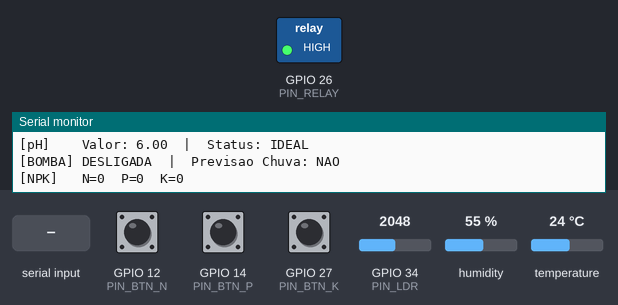
This sketch was run on a simulated ESP32. On the bench: switched loads named in the sketch (green lamp = pin HIGH), the last lines printed to the serial monitor. The test bench sets the inputs (shaded band); at power-on: humidity 55 %, GPIO 12 (PIN_BTN_N) HIGH, GPIO 14 (PIN_BTN_P) HIGH, GPIO 27 (PIN_BTN_K) HIGH, GPIO 34 (PIN_LDR) = 2048, temperature 24 °C.

Above: at 3.2 s.
3.3 s: humidity set to 41 %
7.2 s: humidity set to 38 %
At 10.6 s:
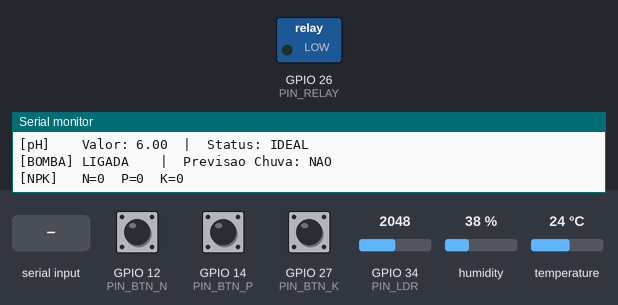
15.5 s: "CHUVA_ON\n" received over Serial
At 17.2 s:
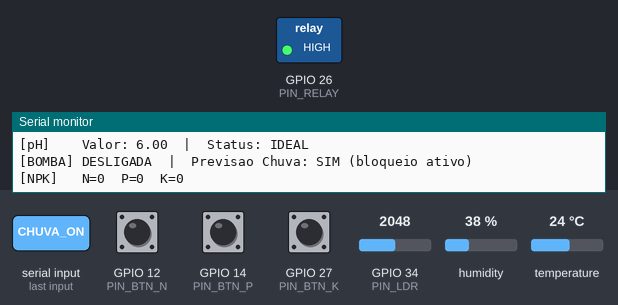
17.5 s: "CHUVA_OFF\n" received over Serial
At 19.1 s:
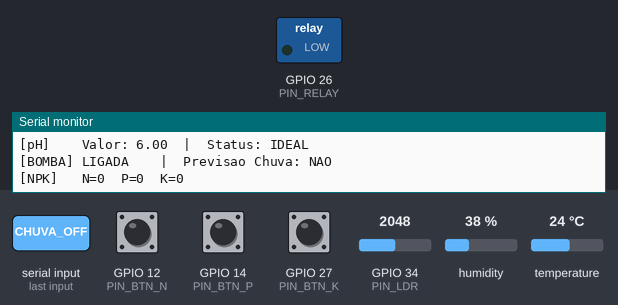
19.5 s: humidity set to 68 %
23.2 s: humidity set to 71 %
At 26.5 s:
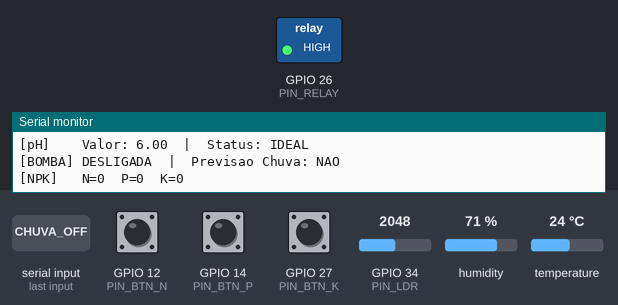
Timing chart, 0 to 28.0 s (numbered marks = the images above; inputs shaded):
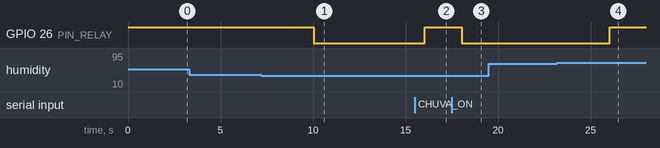

Measured:
- the behaviour switches between 40 and 39 % on humidity (found by bisection; images 0 and 1)
- the behaviour switches between 69 and 70 % on humidity (found by bisection; images 3 and 4)
- after the input at 7.2 s, GPIO 26 (PIN_RELAY): HIGH → LOW after 2.8 s
- after the input at 15.5 s, GPIO 26 (PIN_RELAY): LOW → HIGH after 0.53 s
- after the input at 17.5 s, GPIO 26 (PIN_RELAY): HIGH → LOW after 0.53 s
- after the input at 23.2 s, GPIO 26 (PIN_RELAY): LOW → HIGH after 2.8 s

The sketch:

sketch.ino
```cpp
// =============================================================================
// FARMTECH SOLUTIONS - Sistema de Irrigação e Monitoramento Automatizado
// FIAP - Fase 3 - Engenharia de Software
// Plataforma: ESP32 (30 pinos) | Simulador: Wokwi
//
// ARQUITETURA DO SISTEMA:
//   - DHT22      → Pino 4  : Leitura de Umidade e Temperatura
//   - Relé Azul  → Pino 26 : Controle da Bomba de Irrigação
//   - Botão N    → Pino 12 : Nitrogênio  (simula aplicação de nutriente)
//   - Botão P    → Pino 14 : Fósforo     (simula aplicação de nutriente)
//   - Botão K    → Pino 27 : Potássio    (CORRIGIDO - era ligado no pino 14)
//   - LDR Azul   → Pino 34 : Sensor ADC auxiliar / pH base inicial
//
// REGRAS DE NEGÓCIO:
//   1. IRRIGAÇÃO: A bomba liga se umidade < 40% E previsão de chuva = FALSO
//   2. IRRIGAÇÃO: A bomba desliga se umidade >= 70% (segurança contra alagamento)
//   3. pH DINÂMICO: O botão K (Potássio) eleva o pH (+0.1 por ciclo) se pH < 7.0
//   4. pH DINÂMICO: O botão N (Nitrogênio) reduz o pH (-0.05 por ciclo) simulando acidificação
//   5. pH DINÂMICO: O botão P (Fósforo) tem efeito neutro no pH (apenas registra aplicação)
//   6. PREVISÃO CHUVA: Controlada via comando Serial ("CHUVA_ON" / "CHUVA_OFF")
//   7. NUTRIENTES: Cada botão incrementa seu contador a cada ciclo enquanto pressionado
// =============================================================================

#include <DHT.h>

// ---------------------------------------------------------------------------
// DEFINIÇÃO DE PINOS
// ---------------------------------------------------------------------------
#define PIN_DHT       4     // DHT22 - Sensor de Umidade/Temperatura
#define PIN_RELAY     26    // Relé  - Bomba de Irrigação (ATIVO em LOW)
#define PIN_BTN_N     12    // Botão Branco - Nitrogênio
#define PIN_BTN_P     14    // Botão Cinza  - Fósforo
#define PIN_BTN_K     27    // Botão Vermelho - Potássio *** PINO CORRIGIDO ***
#define PIN_LDR       34    // LDR   - Leitura ADC para base do pH

// ---------------------------------------------------------------------------
// CONSTANTES DO SISTEMA
// ---------------------------------------------------------------------------
#define DHT_TYPE        DHT22
#define INTERVALO_LOOP  2000    // Ciclo de leitura: 2 segundos

// Faixas de umidade para controle da bomba
#define UMIDADE_MIN_LIGAR   40.0   // Abaixo disso → Liga a bomba
#define UMIDADE_MAX_DESLIGAR 70.0  // Acima disso  → Desliga a bomba (proteção)

// Faixas ideais de pH para o solo (cultura genérica)
#define PH_IDEAL_MIN    6.0
#define PH_IDEAL_MAX    7.5

// Efeito dos botões sobre o pH por ciclo de 2s
#define PH_EFEITO_K    +0.10   // Potássio alcaliniza → sobe o pH
#define PH_EFEITO_N    -0.05   // Nitrogênio acidifica → desce o pH ligeiramente
#define PH_EFEITO_P     0.00   // Fósforo não altera pH diretamente

// Limites físicos do pH (0-14)
#define PH_MINIMO   3.0
#define PH_MAXIMO  10.0

// ---------------------------------------------------------------------------
// VARIÁVEIS GLOBAIS DE ESTADO
// ---------------------------------------------------------------------------
DHT dht(PIN_DHT, DHT_TYPE);

float     g_umidade          = 0.0;
float     g_temperatura      = 0.0;
float     g_ph               = 6.0;    // pH inicial (levemente ácido - solo típico)
bool      g_bomba_ligada     = false;
bool      g_previsao_chuva   = false;  // Controlada pelo Monitor Serial

// Contadores de nutrientes aplicados (acumulados na sessão)
int       g_cnt_nitrogenio   = 0;
int       g_cnt_fosforo      = 0;
int       g_cnt_potassio     = 0;

unsigned long g_ultimo_ciclo = 0;

// ---------------------------------------------------------------------------
// PROTÓTIPOS DE FUNÇÕES
// ---------------------------------------------------------------------------
void lerSensores();
void processarBotoes();
void controlarBomba();
void verificarComandoSerial();
void imprimirRelatorio();
float mapearLDRparaPH(int ldrRaw);

// =============================================================================
// SETUP
// =============================================================================
void setup() {
  Serial.begin(115200);
  dht.begin();

  // Configura pinos dos botões com pull-up interno
  // (Botão conecta o pino ao GND quando pressionado → leitura LOW = pressionado)
  pinMode(PIN_BTN_N, INPUT_PULLUP);
  pinMode(PIN_BTN_P, INPUT_PULLUP);
  pinMode(PIN_BTN_K, INPUT_PULLUP);

  // Relé: inicia DESLIGADO. Relés de módulo azul são ativos em LOW.
  pinMode(PIN_RELAY, OUTPUT);
  digitalWrite(PIN_RELAY, HIGH); // HIGH = Relé desligado (bomba OFF)

  // LDR: Pino 34 é ADC-only no ESP32, não precisa de pinMode

  Serial.println("==============================================");
  Serial.println("  FARMTECH SOLUTIONS - Sistema Inicializado  ");
  Serial.println("==============================================");
  Serial.println("Comandos disponíveis via Monitor Serial:");
  Serial.println("  CHUVA_ON  → Ativa previsao de chuva (bloqueia irrigacao)");
  Serial.println("  CHUVA_OFF → Remove previsao de chuva");
  Serial.println("----------------------------------------------");
  Serial.println("Aguardando primeiro ciclo de leitura...");
  Serial.println();

  delay(2000); // Aguarda DHT22 estabilizar
}

// =============================================================================
// LOOP PRINCIPAL
// =============================================================================
void loop() {
  // Processa comandos do Monitor Serial em qualquer momento (não bloqueia)
  verificarComandoSerial();

  // Executa lógica principal a cada INTERVALO_LOOP milissegundos
  unsigned long agora = millis();
  if (agora - g_ultimo_ciclo >= INTERVALO_LOOP) {
    g_ultimo_ciclo = agora;

    lerSensores();        // 1. Lê DHT22 e LDR
    processarBotoes();    // 2. Processa botões e ajusta pH dinamicamente
    controlarBomba();     // 3. Aplica regra de negócio da bomba
    imprimirRelatorio();  // 4. Imprime estado completo no Serial
  }
}

// =============================================================================
// FUNÇÕES
// =============================================================================

/**
 * lerSensores()
 * Lê o DHT22 (umidade e temperatura) e o LDR (pH base).
 * O pH via LDR serve como "piso" de referência; os botões o ajustam dinamicamente.
 */
void lerSensores() {
  float h = dht.readHumidity();
  float t = dht.readTemperature();

  // Valida leitura do DHT22 (pode falhar e retornar NaN)
  if (!isnan(h)) g_umidade     = h;
  if (!isnan(t)) g_temperatura = t;

  // Lê LDR e converte para faixa de pH (apenas como valor de referência visual)
  // O pH dinâmico real é controlado pelos botões (processarBotoes)
  int ldrRaw = analogRead(PIN_LDR); // 0-4095 no ESP32 (12-bit ADC)
  // Nota: não sobrescrevemos g_ph aqui para preservar o efeito dos botões.
  // O LDR é exibido no relatório apenas como valor bruto para referência.
  (void)ldrRaw; // Suprime warning de variável não usada
}

/**
 * processarBotoes()
 * Verifica o estado dos botões e aplica efeitos dinâmicos no pH.
 *
 * REGRA: Botões usam INPUT_PULLUP → LOW = pressionado, HIGH = solto.
 *
 * EFEITOS NO pH:
 *   - Botão K (Potássio, pino 27): pH sobe +0.10 por ciclo → corrige solo ácido
 *   - Botão N (Nitrogênio, pino 12): pH desce -0.05 por ciclo → fertilizante acidificante
 *   - Botão P (Fósforo, pino 14): pH neutro, apenas registra aplicação
 */
void processarBotoes() {
  bool btn_n = (digitalRead(PIN_BTN_N) == LOW);
  bool btn_p = (digitalRead(PIN_BTN_P) == LOW);
  bool btn_k = (digitalRead(PIN_BTN_K) == LOW);

  // Ajuste dinâmico do pH conforme botão pressionado
  if (btn_k) {
    g_ph += PH_EFEITO_K;
    g_cnt_potassio++;
  }
  if (btn_n) {
    g_ph += PH_EFEITO_N;
    g_cnt_nitrogenio++;
  }
  if (btn_p) {
    // Fósforo não altera pH — apenas conta a aplicação
    g_cnt_fosforo++;
  }

  // Garante que o pH permanece dentro de limites físicos realistas
  g_ph = constrain(g_ph, PH_MINIMO, PH_MAXIMO);
}

/**
 * controlarBomba()
 * Aplica as regras de negócio da irrigação:
 *
 *   LIGAR bomba SE:
 *     - Umidade < UMIDADE_MIN_LIGAR (40%)
 *     - E NÃO há previsão de chuva
 *
 *   DESLIGAR bomba SE:
 *     - Umidade >= UMIDADE_MAX_DESLIGAR (70%)  [proteção contra alagamento]
 *     - OU há previsão de chuva               [economia de água]
 *
 * Relé azul de módulo: HIGH = OFF, LOW = ON (lógica invertida)
 */
void controlarBomba() {
  bool deveIrrigar = false;

  if (g_previsao_chuva) {
    // Previsão de chuva: bloqueia irrigação independente da umidade
    deveIrrigar = false;
  } else if (g_umidade < UMIDADE_MIN_LIGAR) {
    // Solo seco e sem chuva prevista → Ligar bomba
    deveIrrigar = true;
  } else if (g_umidade >= UMIDADE_MAX_DESLIGAR) {
    // Solo saturado → Desligar bomba (proteção)
    deveIrrigar = false;
  } else {
    // Zona intermediária: mantém estado atual (evita liga/desliga constante)
    deveIrrigar = g_bomba_ligada;
  }

  // Atualiza estado do relé apenas se houve mudança (evita writes desnecessários)
  if (deveIrrigar != g_bomba_ligada) {
    g_bomba_ligada = deveIrrigar;
    digitalWrite(PIN_RELAY, g_bomba_ligada ? LOW : HIGH);
  }
}

/**
 * verificarComandoSerial()
 * Escuta o Monitor Serial para comandos de controle externo.
 * Permite simular previsão do tempo sem alterar o hardware.
 *
 * Comandos aceitos:
 *   CHUVA_ON  → g_previsao_chuva = true
 *   CHUVA_OFF → g_previsao_chuva = false
 */
void verificarComandoSerial() {
  if (Serial.available() > 0) {
    String cmd = Serial.readStringUntil('\n');
    cmd.trim();
    cmd.toUpperCase();

    if (cmd == "CHUVA_ON") {
      g_previsao_chuva = true;
      Serial.println(">>> [SISTEMA] Previsao de CHUVA ATIVADA - Irrigacao BLOQUEADA <<<");
    } else if (cmd == "CHUVA_OFF") {
      g_previsao_chuva = false;
      Serial.println(">>> [SISTEMA] Previsao de chuva REMOVIDA - Irrigacao LIBERADA <<<");
    } else {
      Serial.print(">>> [SISTEMA] Comando desconhecido: ");
      Serial.println(cmd);
    }
  }
}

/**
 * imprimirRelatorio()
 * Imprime o estado completo do sistema no Monitor Serial.
 * Formato otimizado para coleta de dados e geração de histórico.
 */
void imprimirRelatorio() {
  Serial.println("----------------------------------------------");
  Serial.print("[Tempo] ");
  Serial.print(millis() / 1000);
  Serial.println(" s");

  // Sensores
  Serial.print("[DHT22] Umidade: ");
  Serial.print(g_umidade, 1);
  Serial.print("%  |  Temperatura: ");
  Serial.print(g_temperatura, 1);
  Serial.println(" C");

  // pH com diagnóstico
  Serial.print("[pH]    Valor: ");
  Serial.print(g_ph, 2);
  Serial.print("  |  Status: ");
  if (g_ph < PH_IDEAL_MIN)       Serial.println("ACIDO - Aplicar Potassio (Btn K)");
  else if (g_ph > PH_IDEAL_MAX)  Serial.println("ALCALINO - Solo basico demais");
  else                           Serial.println("IDEAL");

  // Bomba e previsão de chuva
  Serial.print("[BOMBA] ");
  Serial.print(g_bomba_ligada ? "LIGADA  " : "DESLIGADA");
  Serial.print("  |  Previsao Chuva: ");
  Serial.println(g_previsao_chuva ? "SIM (bloqueio ativo)" : "NAO");

  // Nutrientes
  Serial.print("[NPK]   N=");
  Serial.print(g_cnt_nitrogenio);
  Serial.print("  P=");
  Serial.print(g_cnt_fosforo);
  Serial.print("  K=");
  Serial.println(g_cnt_potassio);
}
```
